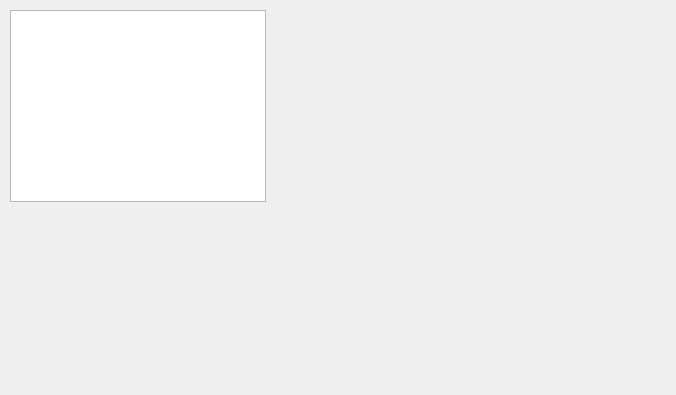
<?xml version="1.0" encoding="UTF-8"?>
<ui version="4.0">
 <class>Form</class>
 <widget class="QWidget" name="Form">
  <property name="geometry">
   <rect>
    <x>0</x>
    <y>0</y>
    <width>676</width>
    <height>395</height>
   </rect>
  </property>
  <property name="windowTitle">
   <string>Form</string>
  </property>
  <widget class="QListView" name="listView">
   <property name="geometry">
    <rect>
     <x>10</x>
     <y>10</y>
     <width>256</width>
     <height>192</height>
    </rect>
   </property>
  </widget>
 </widget>
 <resources/>
 <connections/>
</ui>
